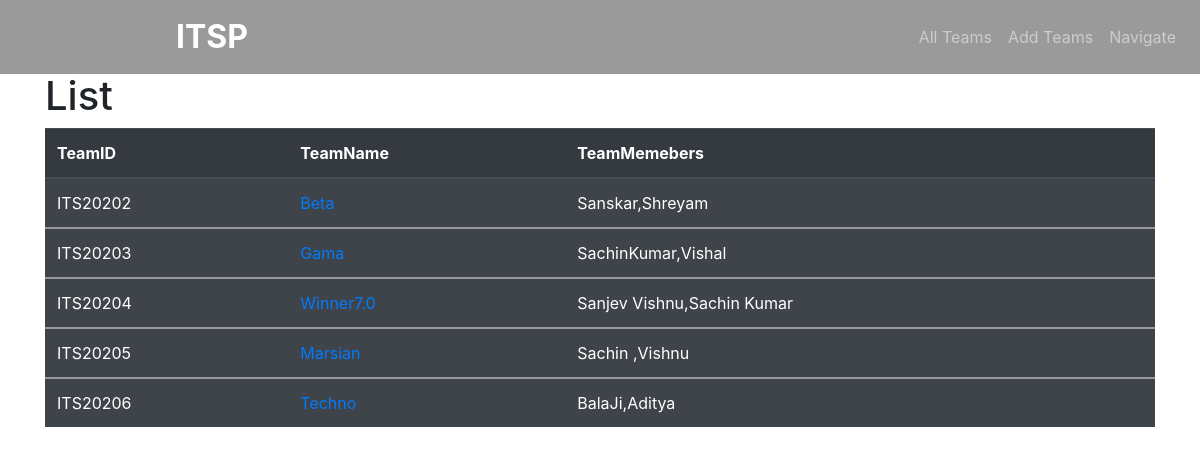
The page / on the database its author committed.
### ITSP/models.py (models this page shows, shortened)
class ITSP(models.Model):
    Team=models.CharField(max_length=45)
    memeber1=models.CharField(max_length=100)
    memeber2=models.CharField(max_length=100)
    email1=models.EmailField(max_length=100)
    email2=models.EmailField(max_length=100)
    Topic=models.CharField(max_length=100)
    desc=models.CharField(max_length=250)
    date=models.DateField()

### ITSP/views.py (the view)
# urls.py: path('',views.index,name='ITSP'),
def index(request):
    all_team=ITSP.objects.all()
    return render(request,'index.html',{'Teams':all_team})

### templates/index.html (shortened to what this page needs)
{% extends 'base.html' %}
{% load static %}
{% block body %}
<br><br><br>
<div class="container">
<h1>List</h1>
<table class="table table-striped table-dark">
  <thead class="thead-dark">
    <tr>
      <th scope="col">TeamID</th>
      <th scope="col">TeamName</th>
      <th scope="col">TeamMemebers</th>
    </tr>
  </thead>
  {% for sk in Teams %}
  <tbody>
    <tr>
      <td>ITS2020{{sk.id}}</td>
      <td><a href="/ITS2020{{sk.id}}">{{sk.Team}}</a></td>
      <td>{{sk.memeber1}},{{sk.memeber2}}</td>
    </tr>
  </tbody>
  {% endfor %}
</table>
</div>
{% endblock body %}

### templates/base.html (shortened to what this page needs)
{% load static %}
<!doctype html>
<html lang="en">
  <head>
     <link rel="stylesheet" type="text/css" href="{% static 'css/bootstrap.css' %}">
     <link rel="stylesheet" type="text/css" href="{% static 'css/base.css' %}">
  </head>
  <body>
     <nav class="navbar navbar-expand-md navbar-dark fixed-top" style="background-color: rgba(3, 3, 3, 0.4);">
      <a href="/" class="navbar-brand" id="icon">ITSP</a>
      <div class="collapse navbar-collapse" id="navbarResponsive">
        <ul class="navbar-nav ml-auto">
          <li class="nav-item">
            <a href="/" class="nav-link">All Teams</a>
          </li>
          <li class="nav-item">
            <a href="/form" class="nav-link">Add Teams</a>
          </li>
          <li class="nav-item">
            <a href="/navigate" class="nav-link">Navigate</a>
          </li>
        </ul>
      </div>
    </nav>
  {% block body %}  {% endblock body %}
  </body>
</html>

### static/css/base.css (style rules this page uses)
#icon { font-weight: bold; color: white; font-size: xx-large; padding-left: 160px; }

### rows shown on the page
ITSP: id "2", Team "Beta", memeber1 "Sanskar", memeber2 "Shreyam"
ITSP: id "3", Team "Gama", memeber1 "SachinKumar", memeber2 "Vishal"
ITSP: id "4", Team "Winner7.0", memeber1 "Sanjev Vishnu", memeber2 "Sachin Kumar"
ITSP: id "5", Team "Marsian", memeber1 "Sachin", memeber2 "Vishnu"
ITSP: id "6", Team "Techno", memeber1 "BalaJi", memeber2 "Aditya"
